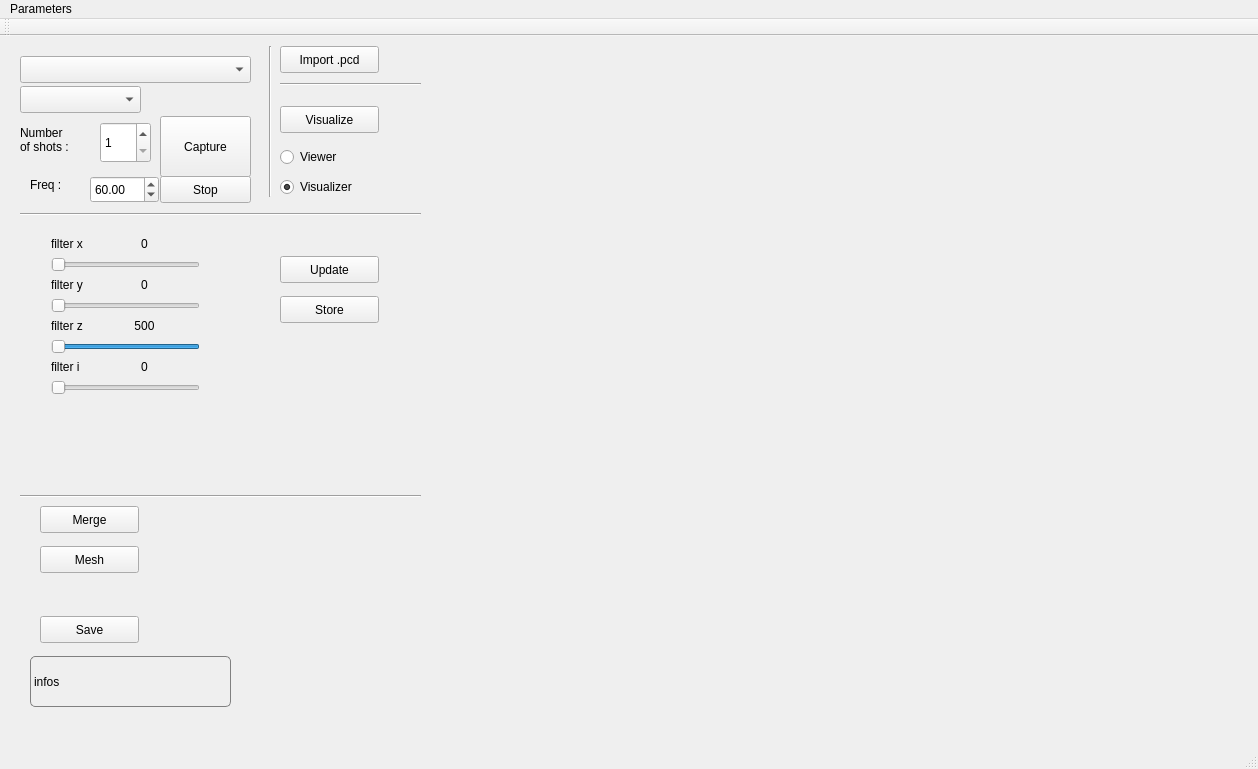
<?xml version="1.0" encoding="UTF-8"?>
<ui version="4.0">
 <class>MainWindow</class>
 <widget class="QMainWindow" name="MainWindow">
  <property name="geometry">
   <rect>
    <x>0</x>
    <y>0</y>
    <width>1258</width>
    <height>769</height>
   </rect>
  </property>
  <property name="windowTitle">
   <string>MainWindow</string>
  </property>
  <widget class="QWidget" name="centralWidget">
   <widget class="QComboBox" name="comboBox_devices">
    <property name="geometry">
     <rect>
      <x>20</x>
      <y>20</y>
      <width>231</width>
      <height>27</height>
     </rect>
    </property>
   </widget>
   <widget class="QPushButton" name="pushButton_capture">
    <property name="geometry">
     <rect>
      <x>160</x>
      <y>80</y>
      <width>91</width>
      <height>61</height>
     </rect>
    </property>
    <property name="text">
     <string>Capture</string>
    </property>
   </widget>
   <widget class="QSpinBox" name="spinBox_nShots">
    <property name="geometry">
     <rect>
      <x>100</x>
      <y>86</y>
      <width>51</width>
      <height>41</height>
     </rect>
    </property>
    <property name="minimum">
     <number>1</number>
    </property>
    <property name="maximum">
     <number>1000</number>
    </property>
   </widget>
   <widget class="QPushButton" name="pushButton_visu">
    <property name="geometry">
     <rect>
      <x>280</x>
      <y>70</y>
      <width>99</width>
      <height>27</height>
     </rect>
    </property>
    <property name="text">
     <string>Visualize</string>
    </property>
   </widget>
   <widget class="QRadioButton" name="radioButton_viewer">
    <property name="geometry">
     <rect>
      <x>280</x>
      <y>110</y>
      <width>117</width>
      <height>22</height>
     </rect>
    </property>
    <property name="text">
     <string>Viewer</string>
    </property>
    <property name="checked">
     <bool>false</bool>
    </property>
   </widget>
   <widget class="QRadioButton" name="radioButton_vizualizer">
    <property name="geometry">
     <rect>
      <x>280</x>
      <y>140</y>
      <width>117</width>
      <height>22</height>
     </rect>
    </property>
    <property name="text">
     <string>Visualizer</string>
    </property>
    <property name="checked">
     <bool>true</bool>
    </property>
   </widget>
   <widget class="QLabel" name="label_infos">
    <property name="geometry">
     <rect>
      <x>30</x>
      <y>620</y>
      <width>201</width>
      <height>51</height>
     </rect>
    </property>
    <property name="styleSheet">
     <string notr="true">QLabel
{border: 1px solid gray;
    border-radius: 5px;
    margin-top: 0.5em;
}</string>
    </property>
    <property name="text">
     <string>infos</string>
    </property>
   </widget>
   <widget class="QLabel" name="label">
    <property name="geometry">
     <rect>
      <x>20</x>
      <y>90</y>
      <width>121</width>
      <height>51</height>
     </rect>
    </property>
    <property name="text">
     <string>&lt;html&gt;&lt;head/&gt;&lt;body&gt;&lt;p&gt;Number &lt;br/&gt;of shots :&lt;/p&gt;&lt;/body&gt;&lt;/html&gt;</string>
    </property>
    <property name="textFormat">
     <enum>Qt::AutoText</enum>
    </property>
    <property name="scaledContents">
     <bool>false</bool>
    </property>
    <property name="alignment">
     <set>Qt::AlignLeading|Qt::AlignLeft|Qt::AlignTop</set>
    </property>
   </widget>
   <widget class="Line" name="line">
    <property name="geometry">
     <rect>
      <x>260</x>
      <y>10</y>
      <width>20</width>
      <height>151</height>
     </rect>
    </property>
    <property name="orientation">
     <enum>Qt::Vertical</enum>
    </property>
   </widget>
   <widget class="Line" name="line_2">
    <property name="geometry">
     <rect>
      <x>20</x>
      <y>170</y>
      <width>401</width>
      <height>16</height>
     </rect>
    </property>
    <property name="orientation">
     <enum>Qt::Horizontal</enum>
    </property>
   </widget>
   <widget class="QVTKWidget" name="widget_visu" native="true">
    <property name="geometry">
     <rect>
      <x>430</x>
      <y>30</y>
      <width>801</width>
      <height>431</height>
     </rect>
    </property>
   </widget>
   <widget class="QPushButton" name="pushButton_filter">
    <property name="geometry">
     <rect>
      <x>280</x>
      <y>220</y>
      <width>99</width>
      <height>27</height>
     </rect>
    </property>
    <property name="text">
     <string>Update</string>
    </property>
   </widget>
   <widget class="QPushButton" name="pushButton_store">
    <property name="geometry">
     <rect>
      <x>280</x>
      <y>260</y>
      <width>99</width>
      <height>27</height>
     </rect>
    </property>
    <property name="text">
     <string>Store</string>
    </property>
   </widget>
   <widget class="Line" name="line_3">
    <property name="geometry">
     <rect>
      <x>20</x>
      <y>450</y>
      <width>401</width>
      <height>20</height>
     </rect>
    </property>
    <property name="orientation">
     <enum>Qt::Horizontal</enum>
    </property>
   </widget>
   <widget class="QPushButton" name="pushButton_merge">
    <property name="geometry">
     <rect>
      <x>40</x>
      <y>470</y>
      <width>99</width>
      <height>27</height>
     </rect>
    </property>
    <property name="text">
     <string>Merge</string>
    </property>
   </widget>
   <widget class="QPushButton" name="pushButton_mesh">
    <property name="geometry">
     <rect>
      <x>40</x>
      <y>510</y>
      <width>99</width>
      <height>27</height>
     </rect>
    </property>
    <property name="text">
     <string>Mesh</string>
    </property>
   </widget>
   <widget class="QComboBox" name="comboBox_calib">
    <property name="geometry">
     <rect>
      <x>20</x>
      <y>50</y>
      <width>121</width>
      <height>27</height>
     </rect>
    </property>
   </widget>
   <widget class="QWidget" name="layoutWidget">
    <property name="geometry">
     <rect>
      <x>40</x>
      <y>190</y>
      <width>171</width>
      <height>251</height>
     </rect>
    </property>
    <layout class="QFormLayout" name="formLayout">
     <item row="0" column="0">
      <widget class="QLabel" name="label_x">
       <property name="text">
        <string>filter x</string>
       </property>
      </widget>
     </item>
     <item row="3" column="0">
      <widget class="QLabel" name="label_y">
       <property name="text">
        <string>filter y</string>
       </property>
      </widget>
     </item>
     <item row="5" column="0">
      <widget class="QLabel" name="label_z">
       <property name="text">
        <string>filter z</string>
       </property>
      </widget>
     </item>
     <item row="7" column="0">
      <widget class="QLabel" name="label_i">
       <property name="text">
        <string>filter i</string>
       </property>
      </widget>
     </item>
     <item row="0" column="1">
      <widget class="QLabel" name="label_xv">
       <property name="text">
        <string>0</string>
       </property>
       <property name="alignment">
        <set>Qt::AlignCenter</set>
       </property>
      </widget>
     </item>
     <item row="2" column="0" colspan="2">
      <widget class="QSlider" name="horizontalSlider_filterx">
       <property name="maximum">
        <number>500</number>
       </property>
       <property name="orientation">
        <enum>Qt::Horizontal</enum>
       </property>
      </widget>
     </item>
     <item row="4" column="0" colspan="2">
      <widget class="QSlider" name="horizontalSlider_filtery">
       <property name="maximum">
        <number>500</number>
       </property>
       <property name="orientation">
        <enum>Qt::Horizontal</enum>
       </property>
      </widget>
     </item>
     <item row="6" column="0" colspan="2">
      <widget class="QSlider" name="horizontalSlider_filterz">
       <property name="minimum">
        <number>0</number>
       </property>
       <property name="maximum">
        <number>500</number>
       </property>
       <property name="value">
        <number>500</number>
       </property>
       <property name="orientation">
        <enum>Qt::Horizontal</enum>
       </property>
       <property name="invertedAppearance">
        <bool>true</bool>
       </property>
      </widget>
     </item>
     <item row="8" column="0" colspan="2">
      <widget class="QSlider" name="horizontalSlider_filteri">
       <property name="maximum">
        <number>500</number>
       </property>
       <property name="orientation">
        <enum>Qt::Horizontal</enum>
       </property>
      </widget>
     </item>
     <item row="3" column="1">
      <widget class="QLabel" name="label_yv">
       <property name="text">
        <string>0</string>
       </property>
       <property name="alignment">
        <set>Qt::AlignCenter</set>
       </property>
      </widget>
     </item>
     <item row="5" column="1">
      <widget class="QLabel" name="label_zv">
       <property name="text">
        <string>500</string>
       </property>
       <property name="alignment">
        <set>Qt::AlignCenter</set>
       </property>
      </widget>
     </item>
     <item row="7" column="1">
      <widget class="QLabel" name="label_iv">
       <property name="text">
        <string>0</string>
       </property>
       <property name="alignment">
        <set>Qt::AlignCenter</set>
       </property>
      </widget>
     </item>
    </layout>
   </widget>
   <widget class="QPushButton" name="pushButton_save">
    <property name="geometry">
     <rect>
      <x>40</x>
      <y>580</y>
      <width>99</width>
      <height>27</height>
     </rect>
    </property>
    <property name="text">
     <string>Save</string>
    </property>
   </widget>
   <widget class="QPushButton" name="pushButton_import">
    <property name="geometry">
     <rect>
      <x>280</x>
      <y>10</y>
      <width>99</width>
      <height>27</height>
     </rect>
    </property>
    <property name="text">
     <string>Import .pcd</string>
    </property>
   </widget>
   <widget class="Line" name="line_4">
    <property name="geometry">
     <rect>
      <x>280</x>
      <y>40</y>
      <width>141</width>
      <height>16</height>
     </rect>
    </property>
    <property name="orientation">
     <enum>Qt::Horizontal</enum>
    </property>
   </widget>
   <widget class="QPushButton" name="pushButton_stop">
    <property name="geometry">
     <rect>
      <x>160</x>
      <y>140</y>
      <width>91</width>
      <height>27</height>
     </rect>
    </property>
    <property name="text">
     <string>Stop</string>
    </property>
   </widget>
   <widget class="QDoubleSpinBox" name="doubleSpinBox_freq">
    <property name="geometry">
     <rect>
      <x>90</x>
      <y>140</y>
      <width>69</width>
      <height>27</height>
     </rect>
    </property>
    <property name="value">
     <double>60.000000000000000</double>
    </property>
   </widget>
   <widget class="QLabel" name="label_2">
    <property name="geometry">
     <rect>
      <x>30</x>
      <y>140</y>
      <width>67</width>
      <height>17</height>
     </rect>
    </property>
    <property name="text">
     <string>Freq :</string>
    </property>
   </widget>
  </widget>
  <widget class="QMenuBar" name="menuBar">
   <property name="geometry">
    <rect>
     <x>0</x>
     <y>0</y>
     <width>1258</width>
     <height>25</height>
    </rect>
   </property>
   <widget class="QMenu" name="menuParameters">
    <property name="title">
     <string>Parameters</string>
    </property>
    <addaction name="actionDescription"/>
   </widget>
   <addaction name="menuParameters"/>
  </widget>
  <widget class="QToolBar" name="mainToolBar">
   <attribute name="toolBarArea">
    <enum>TopToolBarArea</enum>
   </attribute>
   <attribute name="toolBarBreak">
    <bool>false</bool>
   </attribute>
  </widget>
  <widget class="QStatusBar" name="statusBar"/>
  <action name="actionDescription">
   <property name="text">
    <string>Description</string>
   </property>
  </action>
 </widget>
 <layoutdefault spacing="6" margin="11"/>
 <customwidgets>
  <customwidget>
   <class>QVTKWidget</class>
   <extends>QWidget</extends>
   <header location="global">QVTKWidget.h</header>
   <container>1</container>
  </customwidget>
 </customwidgets>
 <resources/>
 <connections/>
</ui>
